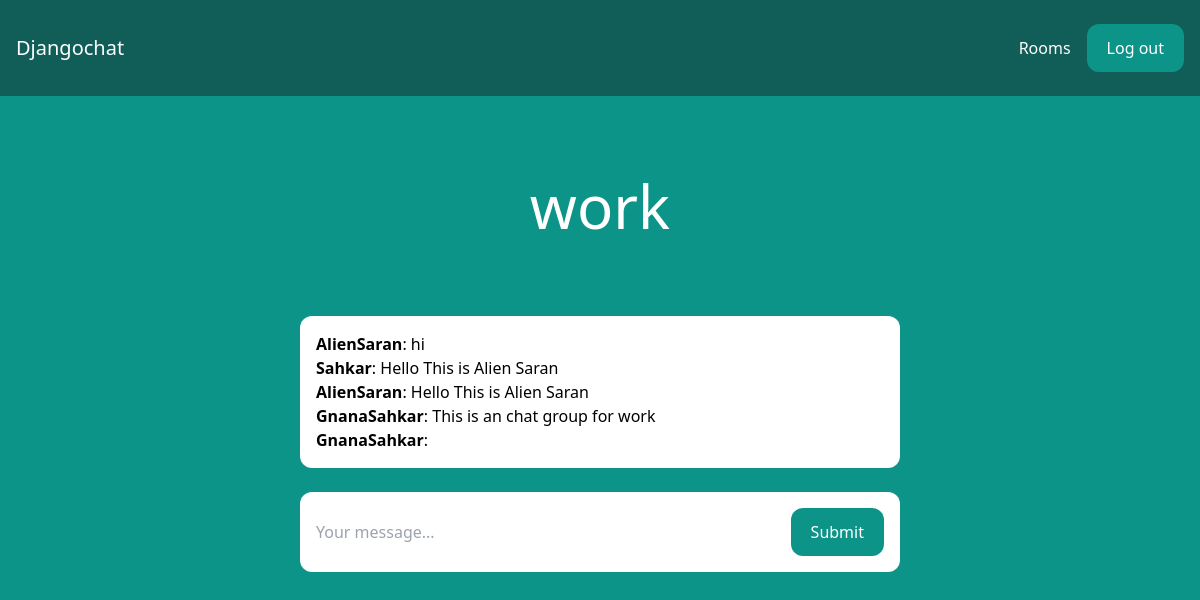
Screenshot of /rooms/work/ (signed in) with the database file from the repository.
### room/models.py (models this page shows)
class Room(models.Model):
    name = models.CharField(max_length=255)
    slug = models.SlugField(unique=True)

class Message(models.Model):
    room = models.ForeignKey(Room, related_name='messages', on_delete=models.CASCADE)
    user = models.ForeignKey(User, related_name='messages', on_delete=models.CASCADE)
    content = models.TextField()
    date_added = models.DateTimeField(auto_now_add=True)
    class Meta:
        ordering = ('date_added',)

### room/views.py (the view)
# urls.py: path('rooms/',include('room.urls'))
@login_required
def room(request, slug):
    room = Room.objects.get(slug=slug)
    messages = Message.objects.filter(room=room)[0:25]
    return render(request, 'room/room.html', {'room': room, 'messages': messages})

### room/templates/room/room.html (shortened to what this page needs)
{% extends 'core/base.html' %}
{% block content %}
<div class="p-10 lg:p-20 text-center">
    <h1 class="text-3xl lg:text-6xl text-white">{{ room.name }}</h1>
</div>
<div class="lg:w-2/4 mx-4 lg:mx-auto p-4 bg-white rounded-xl">
    <div class="chat-messages space-y-3" id="chat-messages">
        {% for m in messages %}<b>{{ m.user.username }}</b>: {{ m.content }}<br>{% endfor %}
    </div>
</div>
<div class="lg:w-2/4 mt-6 mx-4 lg:mx-auto p-4 bg-white rounded-xl">
    <form method="post" action="." class="flex">
        <input type="text" name="content" class="flex-1 mr-3" placeholder="Your message..." id="chat-message-input">
        <button
            class="px-5 py-3 rounded-xl text-white bg-teal-600 hover:bg-teal-700"
            id="chat-message-submit"
        >Submit</button>
    </form>
</div>
{% endblock %}

### rows the page displays
Room: name "work"
Message: user.username "AlienSaran", content "hi"
Message: user.username "Sahkar", content "Hello This is Alien Saran"
Message: user.username "AlienSaran", content "Hello This is Alien Saran"
Message: user.username "GnanaSahkar", content "This is an chat group for work"
Message: user.username "GnanaSahkar"
